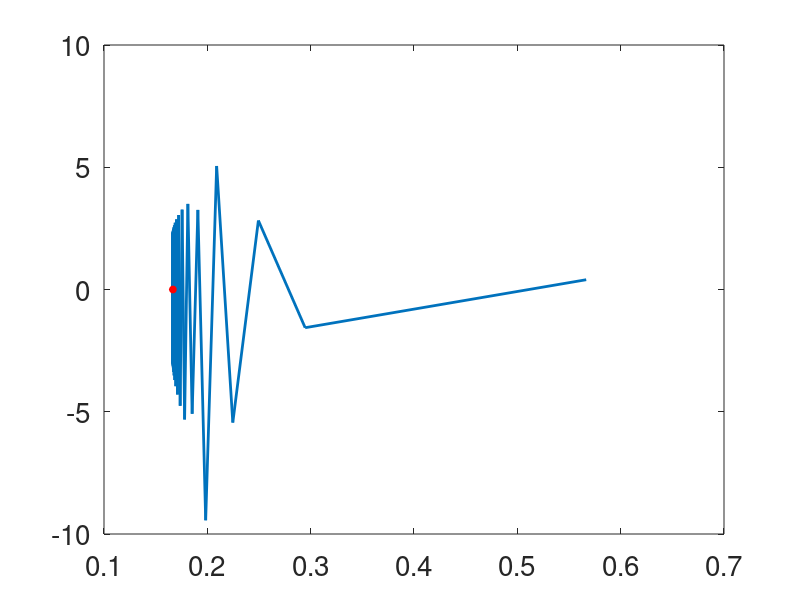
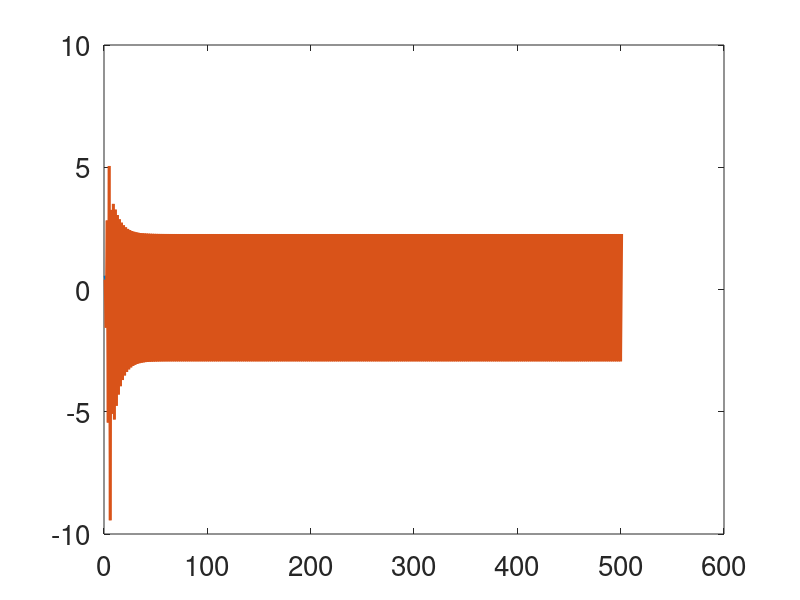

MATLAB code to generate these figures, in order:
rx =1.2; ry = 0.1; beta_yx = 7;
% xfix = -(1-rx)/rx;
% yfix = -(rx - rx*ry - beta_yx + rx*beta_yx)/(rx*ry);

xfix = (rx-1)/rx;
yfix = 0; 
eps= 0.4;


eig = [-1 - rx - 2 *rx*xfix ,-1 + ry - 2*ry*yfix - xfix *beta_yx]

x0 = xfix+eps; X = [x0];
y0 = yfix+eps; Y = [y0];
T = 500;
for t = 1:T
    x1 = x0*(rx - rx*x0) ;
    y1 = y0*(ry - ry*y0 - beta_yx*x0);
    X = [X x1]; 
    Y = [Y y1];
    x0 = x1;
    y0 = y1; 
end

figure(1)
plot(X,Y,'linewidth',2);
hold on
plot(xfix,yfix,'o','MarkerEdgeColor','r',...
    'MarkerFaceColor','r',...
    'MarkerSize',5);
set(gca,'fontsize',20)

figure(2)
plot(1:T+1,X,'linewidth',2); hold on
plot(1:T+1,Y,'linewidth',2)
set(gca,'fontsize',20)